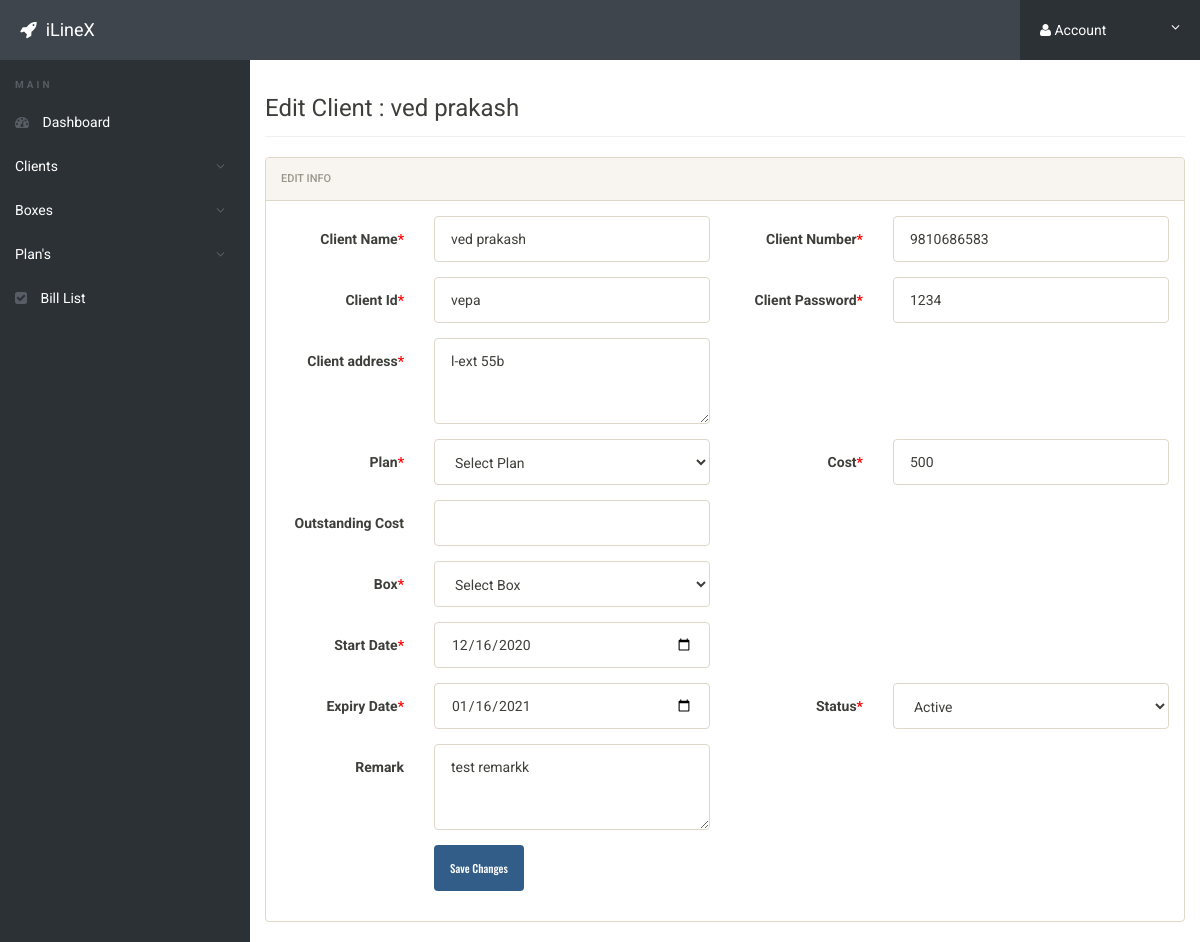
The page /client_edit.php?edit=1 (signed in) on the database its author committed.
### tables this page shows
CREATE TABLE `clients` (
  `id` int(11) NOT NULL,
  `client_name` varchar(100) NOT NULL,
  `client_id` varchar(50) NOT NULL,
  `client_pass` varchar(50) NOT NULL,
  `client_number` varchar(50) NOT NULL,
  `client_address` varchar(300) NOT NULL,
  `plan` varchar(200) NOT NULL,
  `cost` int(5) NOT NULL,
  `box` varchar(500) NOT NULL,
  `start_date` date NOT NULL,
  `expiry_date` date NOT NULL,
  `status` varchar(100) NOT NULL,
  `remark` varchar(500) DEFAULT NULL
);

### client_edit.php (the view, shortened to what this page needs)
<?php
include('includes/config.php');
if(strlen($_SESSION['alogin'])==0)
	{
header('location:index.php');
}
else{
if(isset($_GET['edit']))
	{
		$editid=$_GET['edit'];
	}
?>
<!doctype html>
<html lang="en" class="no-js">
<head>
	<link rel="stylesheet" href="css/font-awesome.min.css">
	<link rel="stylesheet" href="css/bootstrap.min.css">
	<link rel="stylesheet" href="css/dataTables.bootstrap.min.css">
	<link rel="stylesheet" href="css/bootstrap-social.css">
	<link rel="stylesheet" href="css/bootstrap-select.css">
	<link rel="stylesheet" href="css/fileinput.min.css">
	<link rel="stylesheet" href="css/awesome-bootstrap-checkbox.css">
	<link rel="stylesheet" href="css/style.css">
</head>
<body>
<?php
		$sql = "SELECT * from clients where id = :editid";
		$query = $dbh -> prepare($sql);
		$query->bindParam(':editid',$editid,PDO::PARAM_INT);
		$query->execute();
		$result=$query->fetch(PDO::FETCH_OBJ);
?>
	<?php include('includes/header.php');?>
	<div class="ts-main-content">
	<?php include('includes/leftbar.php');?>
		<div class="content-wrapper">
			<div class="container-fluid">
				<div class="row">
					<div class="col-md-12">
						<h3 class="page-title">Edit Client : <?php echo htmlentities($result->client_name); ?></h3>
						<div class="row">
							<div class="col-md-12">
								<div class="panel panel-default">
									<div class="panel-heading">Edit Info</div>
									<div class="panel-body">
<form method="post" class="form-horizontal" enctype="multipart/form-data" name="imgform">
<div class="form-group">
<label class="col-sm-2 control-label">Client Name<span style="color:red">*</span></label>
<div class="col-sm-4">
<input type="text" name="client_name" class="form-control" required value="<?php echo htmlentities($result->client_name);?>">
</div>
<label class="col-sm-2 control-label">Client Number<span style="color:red">*</span></label>
<div class="col-sm-4">
<input type="text" name="client_number" class="form-control" required value="<?php echo htmlentities($result->client_number);?>">
</div>
</div>
<div class="form-group">
<label class="col-sm-2 control-label">Client Id<span style="color:red">*</span></label>
<div class="col-sm-4">
<input type="text" name="client_id" class="form-control" required value="<?php echo htmlentities($result->client_id);?>">
</div>
<label class="col-sm-2 control-label">Client Password<span style="color:red">*</span></label>
<div class="col-sm-4">
<input type="text" name="client_pass" class="form-control" required value="<?php echo htmlentities($result->client_pass);?>">
</div>
</div>
<div class="form-group">
<label class="col-sm-2 control-label">Client address<span style="color:red">*</span></label>
<div class="col-sm-4">
<textarea rows="3"  name="client_address" class="form-control" required value=""><?php echo htmlentities($result->client_address);?></textarea>
</div>
</div>
<div class="form-group">
<label class="col-sm-2 control-label">Plan<span style="color:red">*</span></label>
<div class="col-sm-4">
										<select id="plan" name="plan" class="form-control" required>
													<option value="all">Select Plan</option>
										</select>
									</div>
<label class="col-sm-2 control-label">Cost<span style="color:red">*</span></label>
<div class="col-sm-4">
<input type="text" name="cost" class="form-control" required value="<?php echo htmlentities($result->cost);?>">
</div>
</div>
<div class="form-group">
<label class="col-sm-2 control-label">Outstanding Cost</label>
<div class="col-sm-4">
<input type="text" name="outstanding_cost" class="form-control" value="<?php echo htmlentities($result->outstanding_cost);?>">
</div>
</div>
<div class="form-group">
<label class="col-sm-2 control-label">Box<span style="color:red">*</span></label>
<div class="col-sm-4">
										<select id="box" name="box" class="form-control" required>
													<option value="all">Select Box</option>
										</select>
									</div>
</div>
<div class="form-group">
<label class="col-sm-2 control-label">Start Date<span style="color:red">*</span></label>
<div class="col-sm-4">
<input type="date" name="start_date" class="form-control" required value="<?php echo htmlentities($result->start_date);?>">
</div>
</div>
<div class="form-group">
<label class="col-sm-2 control-label">Expiry Date<span style="color:red">*</span></label>
<div class="col-sm-4">
<input type="date" name="expiry_date" class="form-control" required value="<?php echo htmlentities($result->expiry_date);?>">
</div>
<label class="col-sm-2 control-label">Status<span style="color:red">*</span></label>
<div class="col-sm-4">
										<select name="status" class="form-control" required>
												<option <?php if ($result->status == "Active") echo "selected='selected'";?> value="Active">Active</option>
										</select>
									</div>
</div>
<div class="form-group">
<label class="col-sm-2 control-label">Remark</label>
<div class="col-sm-4">
<textarea rows="3"  name="remark" class="form-control" value=""><?php echo htmlentities($result->remark);?></textarea>
</div>
</div>
<div class="form-group">
	<div class="col-sm-8 col-sm-offset-2">
		<button class="btn btn-primary" name="submit" type="submit">Save Changes</button>
	</div>
</div>
</form>
									</div>
								</div>
							</div>
						</div>
					</div>
				</div>
			</div>
		</div>
	</div>
</body>
</html>
<?php } ?>

### css/style.css (style rules this page uses)
html { font-size: 14px; }
@media only screen and (min-width: 480px) { html { font-size: 17px; } }
@media only screen and (min-width: 768px) { html { font-size: 14px; } }
body { font-size: 1em; }
.btn { font-family: 'Oswald', sans-serif; }
.panel { overflow: hidden; }
.btn { text-transform: none; }
.page-title { padding-bottom: 15px; margin-bottom: 20px; border-bottom: 1px solid #f0f0f0; }
.ts-main-content .content-wrapper { padding-top: 15px; margin-top: 60px; }
@media only screen and (min-width: 992px) { .ts-main-content .content-wrapper { margin-left: 250px; } }

### rows shown on the page
clients: client_name "ved prakash", client_number "9810686583", client_id "vepa", client_pass "1234", client_address "l-ext 55b", cost "500", start_date "12/16/2020", expiry_date "01/16/2021", status "Active", remark "test remarkk"
